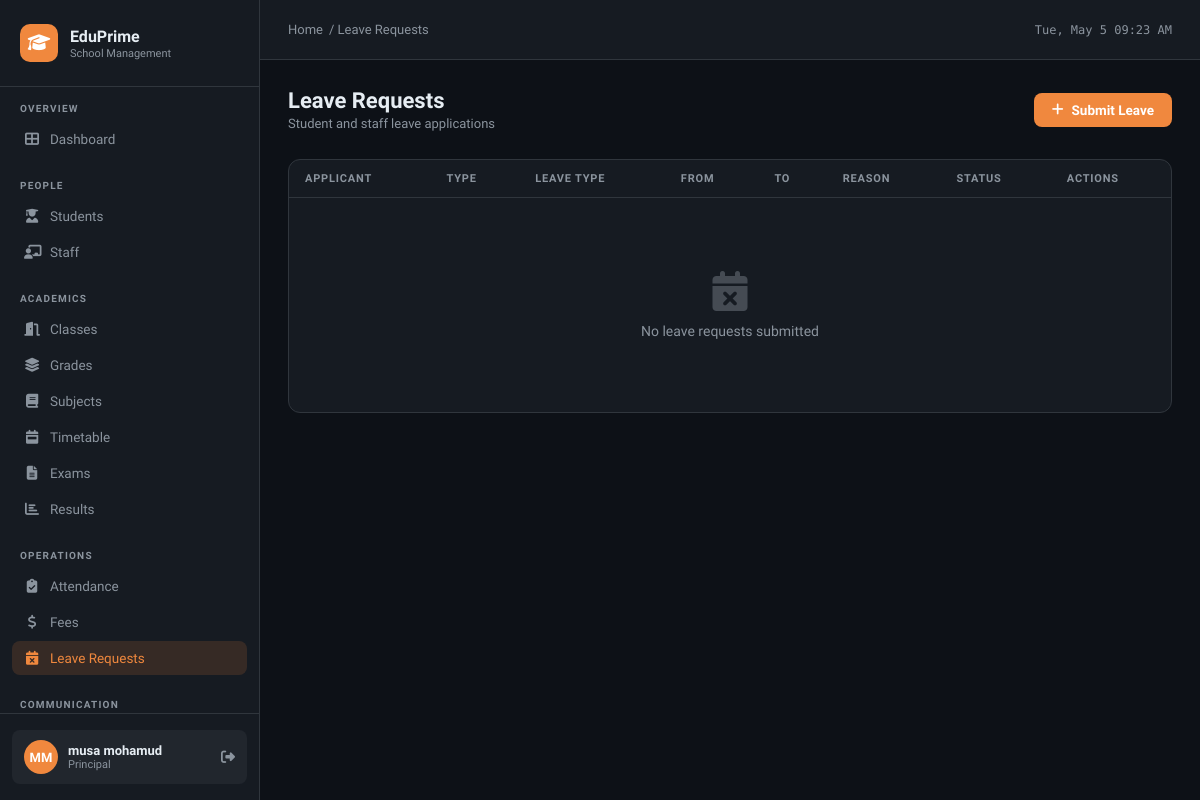
Page /leaves/ (signed in) on the committed database.
### school/models.py (models this page shows, shortened)
class User(AbstractUser):
    ROLE_CHOICES = [
        ('admin', 'Admin'),
        ('principal', 'Principal'),
        ('teacher', 'Teacher'),
        ('accountant', 'Accountant'),
        ('parent', 'Parent'),
        ('student', 'Student'),
    ]
    role = models.CharField(max_length=20, choices=ROLE_CHOICES, default='teacher')
    phone = models.CharField(max_length=20, blank=True)
    address = models.TextField(blank=True)
    photo = models.ImageField(upload_to='users/', blank=True, null=True)

### school/views.py (the view)
# urls.py: path('leaves/', views.leave_list, name='leave_list'),
@login_required
def leave_list(request):
    leaves = LeaveRequest.objects.select_related('student', 'staff').order_by('-start_date')
    return render(request, 'school/leave_list.html', {'leaves': leaves})

### school/templates/school/leave_list.html (shortened to what this page needs)
{% extends 'school/base.html' %}
{% block breadcrumb %}<a href="{% url 'dashboard' %}">Home</a> / Leave Requests{% endblock %}
{% block content %}
<div class="page-header">
  <div><div class="page-title">Leave Requests</div><div class="page-subtitle">Student and staff leave applications</div></div>
  <a href="{% url 'leave_add' %}" class="btn btn-primary"><i class="fas fa-plus"></i> Submit Leave</a>
</div>
<div class="card">
  <div class="table-wrap">
    <table>
      <thead>
        <tr><th>Applicant</th><th>Type</th><th>Leave Type</th><th>From</th><th>To</th><th>Reason</th><th>Status</th><th>Actions</th></tr>
      </thead>
      <tbody>
        {% for leave in leaves %}
        <tr>
          <td>
            {% if leave.student %}
            <div>
              <div style="font-weight:600;">{{ leave.student.get_full_name }}</div>
              <div style="font-size:11px;color:var(--text2);">Student · {{ leave.student.section }}</div>
            </div>
            {% elif leave.staff %}
            <div>
              <div style="font-weight:600;">{{ leave.staff.get_full_name }}</div>
              <div style="font-size:11px;color:var(--text2);">{{ leave.staff.get_role_display }}</div>
            </div>
            {% else %}—{% endif %}
          </td>
          <td>
            <span class="badge {% if leave.student %}badge-blue{% else %}badge-green{% endif %}">
              {% if leave.student %}Student{% else %}Staff{% endif %}
            </span>
          </td>
          <td><span class="badge badge-gray">{{ leave.get_leave_type_display }}</span></td>
          <td style="font-size:12px;">{{ leave.start_date }}</td>
          <td style="font-size:12px;">{{ leave.end_date }}</td>
          <td style="font-size:12px;color:var(--text2);max-width:180px;">{{ leave.reason|truncatechars:60 }}</td>
          <td>
            <span class="badge {% if leave.status == 'approved' %}badge-green{% elif leave.status == 'rejected' %}badge-red{% else %}badge-yellow{% endif %}">
              {{ leave.status }}
            </span>
          </td>
          <td>
            {% if leave.status == 'pending' %}
            <div style="display:flex;gap:6px;">
              <form method="post" action="{% url 'leave_review' leave.pk %}" style="display:inline;">
                {% csrf_token %}
                <input type="hidden" name="status" value="approved">
                <button type="submit" class="btn btn-sm" style="background:rgba(63,185,80,.15);color:var(--green);border:1px solid rgba(63,185,80,.3);"><i class="fas fa-check"></i></button>
              </form>
              <form method="post" action="{% url 'leave_review' leave.pk %}" style="display:inline;">
                {% csrf_token %}
                <input type="hidden" name="status" value="rejected">
                <button type="submit" class="btn btn-sm btn-danger"><i class="fas fa-times"></i></button>
              </form>
            </div>
            {% else %}
            <div style="font-size:11px;color:var(--text2);">
              {% if leave.reviewed_by %}By {{ leave.reviewed_by.get_full_name }}{% endif %}
            </div>
            {% endif %}
          </td>
        </tr>
        {% empty %}
        <tr><td colspan="8"><div class="empty-state"><i class="fas fa-calendar-times"></i><p>No leave requests submitted</p></div></td></tr>
        {% endfor %}
      </tbody>
    </table>
  </div>
</div>
{% endblock %}

### school/templates/school/base.html (shortened to what this page needs)
<!DOCTYPE html>
<html lang="en">
<head>
<link rel="stylesheet" href="https://cdnjs.cloudflare.com/ajax/libs/font-awesome/6.5.0/css/all.min.css">
</head>
<body>
{% if user.is_authenticated %}
<aside class="sidebar">
  <div class="sidebar-logo">
    <div class="logo-icon"><i class="fas fa-graduation-cap"></i></div>
    <div>
      <div class="logo-text">EduPrime</div>
      <div class="logo-sub">School Management</div>
    </div>
  </div>
  <nav class="sidebar-nav">
    <div class="nav-section">
      <div class="nav-label">Overview</div>
      <a href="{% url 'dashboard' %}" class="nav-item {% if request.resolver_match.url_name == 'dashboard' %}active{% endif %}">
        <i class="fas fa-th-large"></i> Dashboard
      </a>
    </div>
    <div class="nav-section">
      <div class="nav-label">People</div>
      <a href="{% url 'student_list' %}" class="nav-item {% if 'student' in request.resolver_match.url_name %}active{% endif %}">
        <i class="fas fa-user-graduate"></i> Students
      </a>
      <a href="{% url 'staff_list' %}" class="nav-item {% if 'staff' in request.resolver_match.url_name %}active{% endif %}">
        <i class="fas fa-chalkboard-teacher"></i> Staff
      </a>
    </div>
    <div class="nav-section">
      <div class="nav-label">Academics</div>
      <a href="{% url 'class_list' %}" class="nav-item {% if 'class' in request.resolver_match.url_name %}active{% endif %}">
        <i class="fas fa-door-open"></i> Classes
      </a>
      <a href="{% url 'grade_list' %}" class="nav-item {% if 'grade' in request.resolver_match.url_name %}active{% endif %}">
        <i class="fas fa-layer-group"></i> Grades
      </a>
      <a href="{% url 'subject_list' %}" class="nav-item {% if 'subject' in request.resolver_match.url_name %}active{% endif %}">
        <i class="fas fa-book"></i> Subjects
      </a>
      <a href="{% url 'timetable_list' %}" class="nav-item {% if 'timetable' in request.resolver_match.url_name %}active{% endif %}">
        <i class="fas fa-calendar-week"></i> Timetable
      </a>
      <a href="{% url 'exam_list' %}" class="nav-item {% if 'exam' in request.resolver_match.url_name %}active{% endif %}">
        <i class="fas fa-file-alt"></i> Exams
      </a>
      <a href="{% url 'result_list' %}" class="nav-item {% if 'result' in request.resolver_match.url_name %}active{% endif %}">
        <i class="fas fa-chart-bar"></i> Results
      </a>
    </div>
    <div class="nav-section">
      <div class="nav-label">Operations</div>
      <a href="{% url 'attendance_list' %}" class="nav-item {% if 'attendance' in request.resolver_match.url_name %}active{% endif %}">
        <i class="fas fa-clipboard-check"></i> Attendance
      </a>
      <a href="{% url 'fee_list' %}" class="nav-item {% if 'fee' in request.resolver_match.url_name %}active{% endif %}">
        <i class="fas fa-dollar-sign"></i> Fees
      </a>
      <a href="{% url 'leave_list' %}" class="nav-item {% if 'leave' in request.resolver_match.url_name %}active{% endif %}">
        <i class="fas fa-calendar-times"></i> Leave Requests
      </a>
    </div>
    <div class="nav-section">
      <div class="nav-label">Communication</div>
    </div>
  </nav>
  <div class="sidebar-footer">
    <div class="user-card">
      <div class="user-avatar">{{ user.first_name|first|upper }}{{ user.last_name|first|upper }}</div>
      <div>
        <div class="user-name">{{ user.get_full_name|default:user.username }}</div>
        <div class="user-role">{{ user.role }}</div>
      </div>
      <a href="{% url 'logout' %}" class="user-logout" title="Logout"><i class="fas fa-sign-out-alt"></i></a>
    </div>
  </div>
</aside>
{% endif %}
<div class="main">
  {% if user.is_authenticated %}
  <header class="topbar">
    <div class="topbar-breadcrumb">
      {% block breadcrumb %}<a href="{% url 'dashboard' %}">Home</a>{% endblock %}
    </div>
    <div class="topbar-date" id="clock"></div>
  </header>
  {% endif %}
  <div class="content">
    {% block content %}{% endblock %}
  </div>
</div>
</body>
</html>

### school/templates/school/base.html (style rules this page uses)
:root { --bg: #0d1117; --bg2: #161b22; --bg3: #21262d; --border: #30363d; --text: #e6edf3; --text2: #8b949e; --accent: #f0883e; --accent2: #ffa657; --green: #3fb950; --red: #f85149; --blue: #58a6ff; --purple: #bc8cff; --yellow: #e3b341; --sidebar-w: 260px; }
* { margin: 0; padding: 0; box-sizing: border-box; }
body { font-family: 'Sora', sans-serif; background: var(--bg); color: var(--text); min-height: 100vh; display: flex; }
.sidebar { width: var(--sidebar-w); height: 100vh; background: var(--bg2); border-right: 1px solid var(--border); position: fixed; top: 0; left: 0; display: flex; flex-direction: column; overflow-y: auto; overflow-x: hidden; z-index: 100; transition: transform .3s; }
.sidebar-logo { padding: 24px 20px; border-bottom: 1px solid var(--border); display: flex; align-items: center; gap: 12px; }
.logo-icon { width: 38px; height: 38px; background: var(--accent); border-radius: 10px; display: flex; align-items: center; justify-content: center; font-size: 18px; color: #fff; flex-shrink: 0; }
.logo-text { font-size: 16px; font-weight: 700; color: var(--text); }
.logo-sub { font-size: 11px; color: var(--text2); margin-top: 1px; }
.sidebar-nav { padding: 16px 12px; flex: 1; overflow-y: auto; }
.nav-section { margin-bottom: 24px; }
.nav-label { font-size: 10px; font-weight: 600; text-transform: uppercase; letter-spacing: 1.2px; color: var(--text2); padding: 0 8px; margin-bottom: 8px; }
.nav-item { display: flex; align-items: center; gap: 10px; padding: 9px 12px; border-radius: 8px; text-decoration: none; color: var(--text2); font-size: 13.5px; font-weight: 500; transition: all .2s; margin-bottom: 2px; white-space: nowrap; }
.nav-item.active { background: rgba(240,136,62,.15); color: var(--accent); }
.nav-item i { width: 16px; text-align: center; font-size: 14px; flex-shrink: 0; }
.sidebar-footer { padding: 16px 12px; border-top: 1px solid var(--border); }
.user-card { display: flex; align-items: center; gap: 10px; padding: 10px 12px; border-radius: 8px; background: var(--bg3); }
.user-avatar { width: 34px; height: 34px; border-radius: 50%; background: var(--accent); display: flex; align-items: center; justify-content: center; font-size: 13px; font-weight: 700; color: #fff; flex-shrink: 0; }
.user-name { font-size: 13px; font-weight: 600; }
.user-role { font-size: 11px; color: var(--text2); text-transform: capitalize; }
.user-logout { margin-left: auto; color: var(--text2); text-decoration: none; font-size: 14px; }
.main { margin-left: var(--sidebar-w); flex: 1; display: flex; flex-direction: column; min-height: 100vh; }
.topbar { height: 60px; background: var(--bg2); border-bottom: 1px solid var(--border); display: flex; align-items: center; padding: 0 28px; gap: 16px; position: sticky; top: 0; z-index: 50; }
.topbar-breadcrumb { font-size: 13px; color: var(--text2); display: flex; align-items: center; gap: 6px; }
.topbar-breadcrumb a { color: var(--text2); text-decoration: none; }
.topbar-date { font-size: 12px; color: var(--text2); font-family: 'DM Mono', monospace; }
.content { padding: 28px; flex: 1; }
.page-header { display: flex; align-items: center; justify-content: space-between; margin-bottom: 28px; flex-wrap: wrap; gap: 12px; }
.page-title { font-size: 22px; font-weight: 700; }
.page-subtitle { font-size: 13px; color: var(--text2); margin-top: 3px; }
.card { background: var(--bg2); border: 1px solid var(--border); border-radius: 12px; overflow: hidden; }
.table-wrap { overflow-x: auto; }
table { width: 100%; border-collapse: collapse; }
th { padding: 12px 16px; text-align: left; font-size: 11px; font-weight: 600; text-transform: uppercase; letter-spacing: .8px; color: var(--text2); border-bottom: 1px solid var(--border); white-space: nowrap; }
td { padding: 13px 16px; font-size: 13.5px; border-bottom: 1px solid var(--border); }
tr:last-child td { border-bottom: none; }
.btn { display: inline-flex; align-items: center; gap: 8px; padding: 9px 18px; border-radius: 8px; font-size: 13.5px; font-weight: 600; cursor: pointer; text-decoration: none; border: none; transition: all .2s; font-family: 'Sora', sans-serif; }
.btn-primary { background: var(--accent); color: #fff; }
.empty-state { text-align: center; padding: 60px 20px; color: var(--text2); }
.empty-state i { font-size: 40px; margin-bottom: 12px; opacity: .4; }
.empty-state p { font-size: 14px; }

### rows in the picture
User: first_name|first "M", last_name|first "M", get_full_name "musa mohamud", role "Principal"
